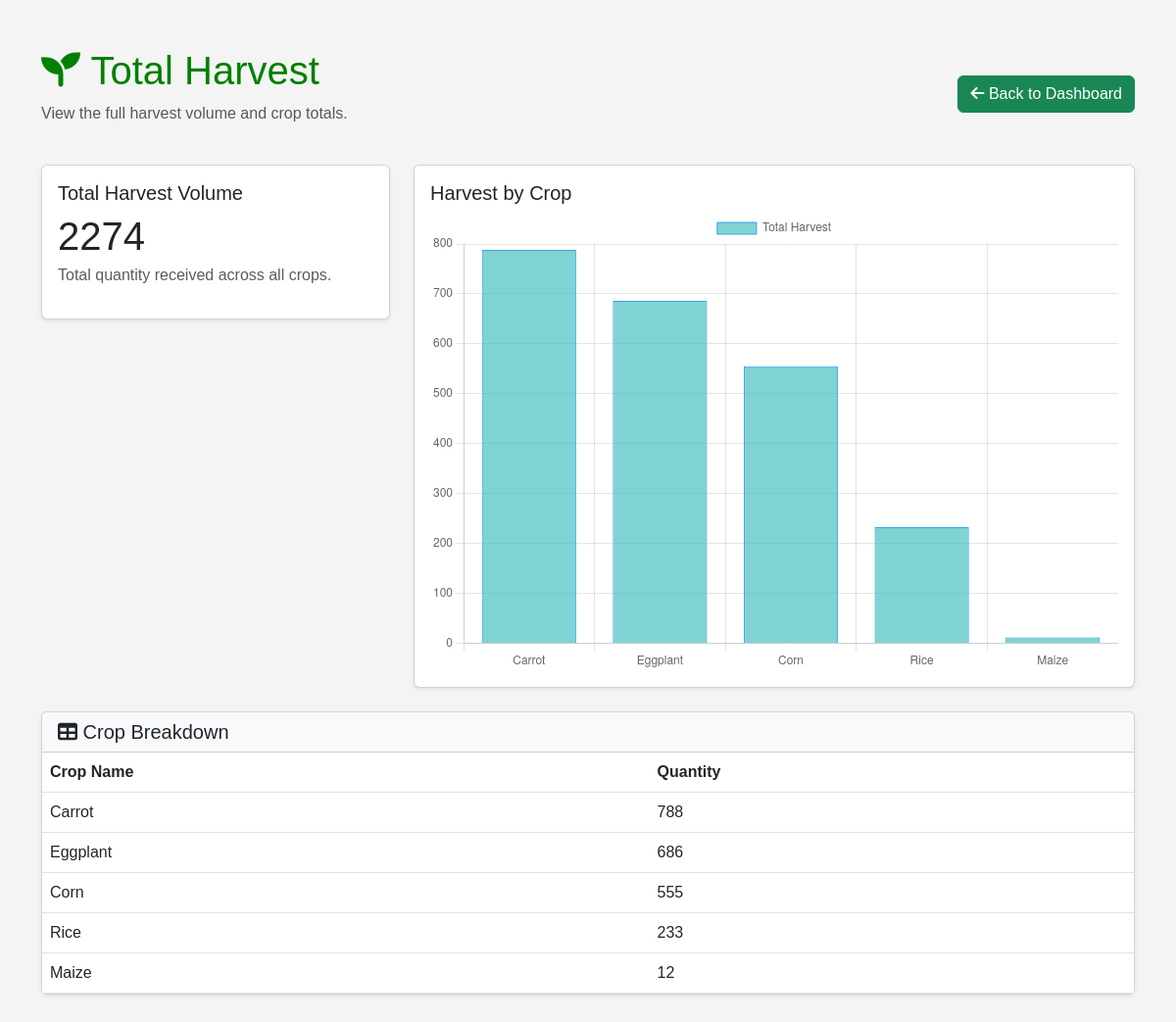
The page /total-harvest (signed in) on the database its author committed.
### tables this page shows
CREATE TABLE inventory(
        id INTEGER PRIMARY KEY AUTOINCREMENT,
        crop_name TEXT,
        quantity INTEGER,
        farmer TEXT,
        date_received TEXT,
        location TEXT
    );

### app.py (the view)
@app.route("/total-harvest")
def total_harvest():
    if "user" not in session:
        return redirect(url_for("login"))
    conn = get_db()
    cur = conn.cursor()
    cur.execute("SELECT SUM(quantity) AS total FROM inventory")
    total = cur.fetchone()["total"] or 0
    cur.execute("SELECT crop_name, SUM(quantity) AS total FROM inventory GROUP BY crop_name ORDER BY total DESC")
    crop_totals = cur.fetchall()
    conn.close()
    return render_template("total_harvest.html", total=total, crop_totals=crop_totals)

### app.py (called while the page is built)
def get_db():
    conn = sqlite3.connect(DB_PATH, timeout=30, isolation_level=None)
    conn.row_factory = sqlite3.Row
    conn.execute("PRAGMA busy_timeout = 30000")
    try:
        conn.execute("PRAGMA journal_mode = DELETE")
    except sqlite3.OperationalError:
        pass
    return conn

### templates/total_harvest.html (shortened to what this page needs)
<!DOCTYPE html>
<html lang="en">
<head>
    <link href="https://cdn.jsdelivr.net/npm/bootstrap@5.3.0/dist/css/bootstrap.min.css" rel="stylesheet">
    <link href="https://cdnjs.cloudflare.com/ajax/libs/font-awesome/6.0.0/css/all.min.css" rel="stylesheet">
    <link rel="stylesheet" href="{{ url_for('static', filename='style.css') }}">
</head>
<body>
    <div class="container py-5">
        <div class="d-flex justify-content-between align-items-center mb-4">
            <div>
                <h1><i class="fas fa-seedling"></i> Total Harvest</h1>
                <p class="text-muted">View the full harvest volume and crop totals.</p>
            </div>
            <a href="/dashboard" class="btn btn-success"><i class="fas fa-arrow-left"></i> Back to Dashboard</a>
        </div>
        <div class="row g-4 mb-4">
            <div class="col-md-4">
                <div class="card shadow-sm">
                    <div class="card-body">
                        <h5 class="card-title">Total Harvest Volume</h5>
                        <p class="display-6 mb-1">{{ total }}</p>
                        <p class="text-muted">Total quantity received across all crops.</p>
                    </div>
                </div>
            </div>
            <div class="col-md-8">
                <div class="card shadow-sm chart-card">
                    <div class="card-body">
                        <h5 class="card-title">Harvest by Crop</h5>
                        {% if crop_totals %}
                        <canvas id="harvestChart" height="200"></canvas>
                        {% else %}
                        <p class="text-muted">No harvest records available yet.</p>
                        {% endif %}
                    </div>
                </div>
            </div>
        </div>
        <div class="card shadow-sm">
            <div class="card-header bg-light">
                <h5 class="mb-0"><i class="fas fa-table"></i> Crop Breakdown</h5>
            </div>
            <div class="card-body p-0">
                <div class="table-responsive">
                    <table class="table table-hover mb-0">
                        <thead>
                            <tr>
                                <th>Crop Name</th>
                                <th>Quantity</th>
                            </tr>
                        </thead>
                        <tbody>
                            {% if crop_totals %}
                                {% for crop in crop_totals %}
                                <tr>
                                    <td>{{ crop['crop_name'] }}</td>
                                    <td>{{ crop['total'] }}</td>
                                </tr>
                                {% endfor %}
                            {% else %}
                                <tr>
                                    <td colspan="2" class="text-center text-muted">No harvest data yet.</td>
                                </tr>
                            {% endif %}
                        </tbody>
                    </table>
                </div>
            </div>
        </div>
    </div>
    <script>
        {% if crop_totals %}
        const harvestLabels = {{ crop_totals | map(attribute='crop_name') | list | tojson }};
        const harvestValues = {{ crop_totals | map(attribute='total') | list | tojson }};
        new Chart(document.getElementById('harvestChart'), {
            type: 'bar',
            data: {
                labels: harvestLabels,
                datasets: [{
                    label: 'Total Harvest',
                    data: harvestValues,
                    backgroundColor: 'rgba(75, 192, 192, 0.7)',
                    borderColor: 'rgba(54, 162, 235, 1)',
                    borderWidth: 1
                }]
            },
            options: {
                responsive: true,
                scales: {
                    y: { beginAtZero: true }
                }
            }
        });
        {% endif %}
    </script>
</body>
</html>

### static/style.css (style rules this page uses)
body { font-family: Arial, sans-serif; background: #f4f4f4; }
h1, h2 { color: green; }

### templates/total_harvest.html (style rules this page uses)
.chart-card { min-height: 320px; }

### rows shown on the page
inventory: crop_name "Carrot", total "788"
inventory: crop_name "Corn", total "555"
inventory: crop_name "Rice", total "233"
inventory: crop_name "Maize", total "12"

### other values the page prints
{{ total }} "2274"
{{ crop['crop_name'] }} "Eggplant"
{{ crop['total'] }} "686"
chart data {{ crop_totals | map(attribute='crop_name') | list | tojson }} ["Carrot", "Eggplant", "Corn", "Rice", "Maize"]
chart data {{ crop_totals | map(attribute='total') | list | tojson }} [788, 686, 555, 233, 12]
